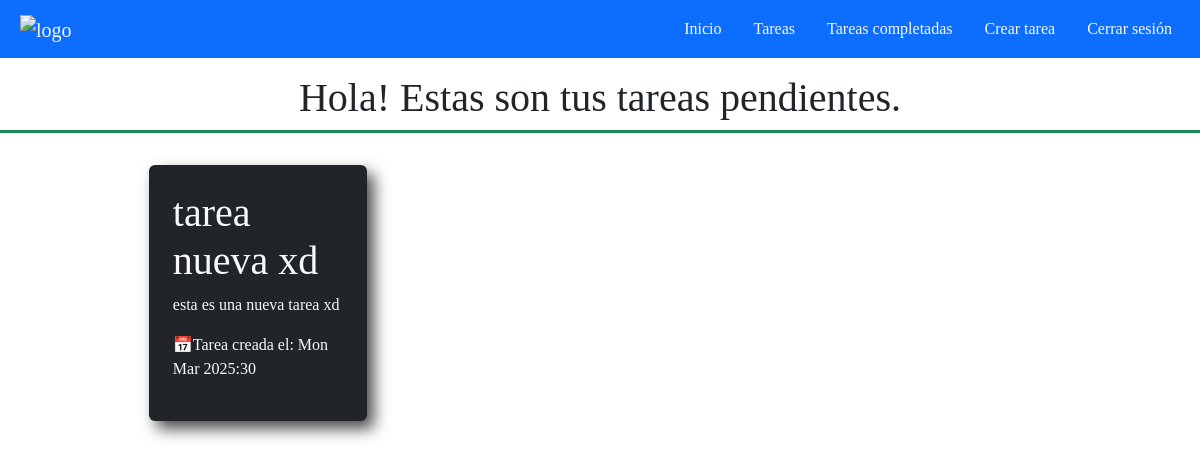
Page /tasks/ (signed in) on the earlier database version.
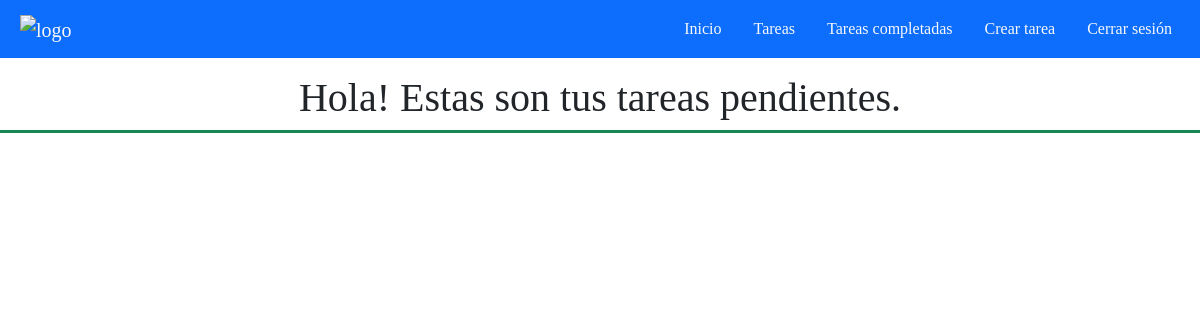
Same page on the later database version.
### tasks/models.py (models this page shows, shortened)
class Task(models.Model):
    title = models.CharField(max_length=100)
    description = models.TextField(blank=True)
    created = models.DateTimeField(auto_now_add=True)
    datecompleted = models.DateTimeField(null=True,blank=True) #blank True es para que ese campo sea opcional
    important = models.BooleanField(default=False)
    user = models.ForeignKey(User, on_delete=models.CASCADE)

### tasks/views.py (the view)
# urls.py: path('tasks/',views.tasks, name='tasks'),
def tasks(request):
    if request.method == "GET":
        tasks = Task.objects.filter(user=request.user,datecompleted__isnull = True)
        return render(request,'tasks.html',{
            'tasks':tasks
        })

### tasks/templates/tasks.html (shortened to what this page needs)
{%extends 'base.html'%}
{%block content%}
    <h1 class="text-center mt-3 fs-1 border-3 border-bottom border-success d-flex align-center justify-content-center w-100 pb-2">Hola! Estas son tus tareas pendientes.</h1>
    <section class="tasks container-fluid row w-100">
            {%for task in tasks%}
                <div class="col-sm-12 col-xl-6 col-lg-4 col-md-4 d-flex justify-content-center align-items-center p-4">
                    <a href="{%url 'taskDetail' task.id%}" style="text-decoration: none;">
                        <div class="task p-4 h-100 w-75 bg-dark text-light rounded-2">
                            <h1>
                                {{task.title}}
                            </h1>
                            <p>
                                {{task.description}}
                            </p>
                            <p>📅Tarea creada el: {{task.created|date:'D M Y:i'}}</p>
                        </div>
                    </a>
                </div>
            {%endfor%}
    </section>
{%endblock%}

### tasks/templates/base.html (shortened to what this page needs)
{% load static %}
<!DOCTYPE html>
<html lang="en">
<head>
    <link href="https://cdn.jsdelivr.net/npm/bootstrap@5.3.3/dist/css/bootstrap.min.css" rel="stylesheet">
    <link rel="stylesheet" href="{% static 'css/estilos.css' %}">
</head>
<body>
    <nav class="navbar navbar-expand-lg bg-primary p-2">
        <div class="container-fluid">
          <a class="navbar-brand text-light" href="/"><img src="https://img.icons8.com/?size=100&id=LFB02ASKjxl3&format=png&color=000000" alt="logo"></a>
          <div class="collapse navbar-collapse" id="navbarNav">
            <ul class="navbar-nav gap-3 ms-auto">
              <li class="nav-item">
                <a class="nav-link active text-light" aria-current="page" href="/">Inicio</a>
              </li>
              {%if user.is_authenticated%}
                <li class="nav-item">
                  <a class="nav-link text-light" href="/tasks">Tareas</a>
                </li>
                <li class="nav-item">
                  <a class="nav-link text-light" href="/tasksCompleted">Tareas completadas</a>
                </li>
                <li class="nav-item">
                  <a href="/createTasks" class="nav-link text-light">Crear tarea</a>
                </li>
                <li class="nav-item">
                  <a class="nav-link text-light" href="/logout">Cerrar sesión</a>
                </li>
              {%endif%}
            </ul>
          </div>
        </div>
    </nav>
    {%block content%}
    {%endblock%}
</body>
</html>

### tasks/static/css/estilos.css (style rules this page uses)
body { font-family:Cambria, Cochin, Georgia, Times, 'Times New Roman', serif; user-select: none; }

Differences in the rows shown:
removed Task: title "tarea nueva xd", description "esta es una nueva tarea xd", created "Mon Mar 2025:30"
